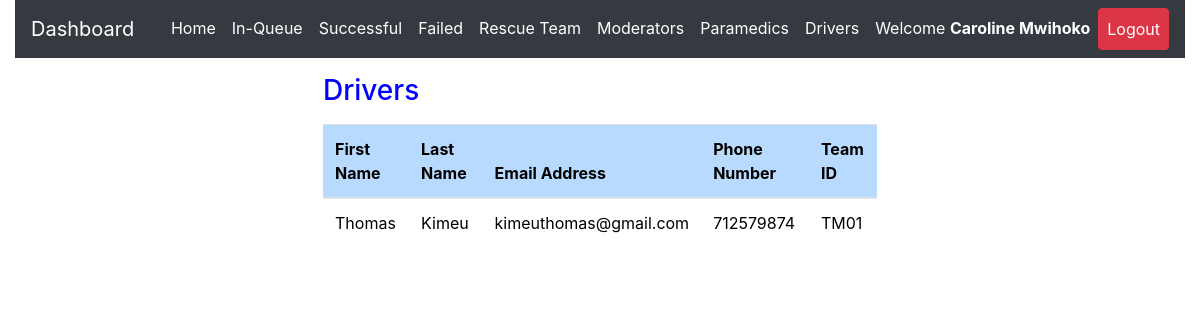
The app's page /admin/drivers.php (signed in), older data.
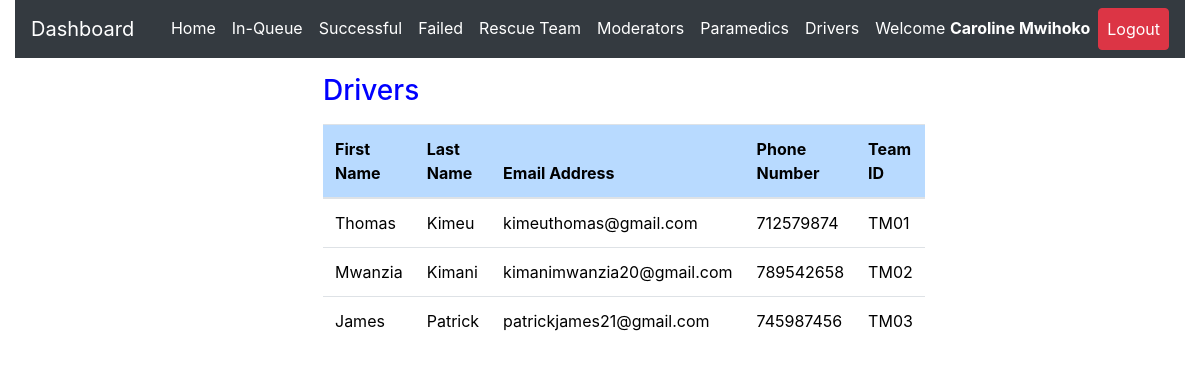
The same page, newer data.
### tables this page shows
CREATE TABLE `rescue_team_members` (
  `id` int(11) NOT NULL,
  `fname` varchar(255) NOT NULL,
  `lname` varchar(255) NOT NULL,
  `email` varchar(50) NOT NULL,
  `phone` int(15) NOT NULL,
  `role_id` varchar(50) NOT NULL,
  `rescue_team_id` varchar(50) NOT NULL,
  `time_of_registration` datetime NOT NULL DEFAULT CURRENT_TIMESTAMP
);

### admin/drivers.php (the view, shortened to what this page needs)
<?php
include 'server.php';
?>
<!DOCTYPE html>
<html lang="en">
<?php include './includes/header.php'; ?>
  <body>
    <?php include './includes/navbar.php'; ?>
<div class="row m-3">
  <div class="col-md-3"></div>
  <div class="col-md-6">
<div class="table-responsive-lg">
  <table class="table mt-3" style='color:black; font-weight:normal'>
      <thead>
       <h3 style='color:blue'>Drivers</h3>
          <tr >
            <th scope="col" class="table-primary">First Name</th>
            <th scope="col" class="table-primary">Last Name</th>
            <th scope="col" class="table-primary">Email Address</th>
            <th scope="col" class="table-primary">Phone Number</th>
            <th scope="col" class="table-primary">Team ID</th>
          </tr>
        </thead>
        <tbody>
  <?php
  if($_SESSION['admin_id']){
      $data_fetch_query = "SELECT * FROM `rescue_team_members` WHERE role_id='MSU/001A/022'";
      $data_result = mysqli_query($db, $data_fetch_query);
      if ($data_result->num_rows > 0){
          while($row = $data_result->fetch_assoc()) {
      echo "<tr> <td>" .$row["fname"].  "</td>";
      echo "<td>" .$row["lname"]."</td>";
      echo "<td>" .$row["email"]."</td>";
      echo "<td>" .$row["phone"]."</td>";
      echo "<td>".$row["rescue_team_id"]."</td> </tr>";
      }
      }else{
      echo "<td>"."No Requests Found"."</td>";
      }
      } else{
          echo "<td>"."No Data Found"."</td>";
      }
?>
        </tbody>
  </table>
</div>
</div>
<div class="col-md-3"></div>
</div>
  </body>
</html>

### admin/includes/header.php (shortened to what this page needs)
<head>
    <link rel="stylesheet" href="https://cdnjs.cloudflare.com/ajax/libs/font-awesome/6.0.0/css/all.min.css" />
    <link rel="stylesheet" href="https://maxcdn.bootstrapcdn.com/bootstrap/4.0.0/css/bootstrap.min.css">
    <link rel="stylesheet" href="./static/css/style.css" />
  </head>

### admin/includes/navbar.php (shortened to what this page needs)
<div class="container-fluid" id="mynav">
  <nav class="navbar navbar-expand-lg navbar-dark bg-dark">
  <a class="navbar-brand" href="./dashboard.php">Dashboard</a>
  <div class="collapse navbar-collapse" id="navbarSupportedContent">
    <ul class="navbar-nav ml-auto">
      <?php
     if($_SESSION['admin_id']){ ?>
    <li class="nav-item">
        <a class="nav-link active" href="dashboard.php">Home</a>
      </li>
     <li class="nav-item">
        <a class="nav-link active" href="inqueue.php">In-Queue</a>
      </li>
      <li class="nav-item">
        <a class="nav-link active" href="successful.php">Successful</a>
      </li>
      <li class="nav-item">
        <a class="nav-link active" href="failed.php">Failed</a>
      </li>
      <li class="nav-item">
        <a class="nav-link active" href="team.php">Rescue Team</a>
      </li>
      <li class="nav-item">
        <a class="nav-link active" href="moderators.php">Moderators</a>
      </li>
      <li class="nav-item">
        <a class="nav-link active" href="paramedics.php">Paramedics</a>
      </li>
      <li class="nav-item">
        <a class="nav-link active" href="drivers.php">Drivers</a>
      </li>
      <li class="nav-item active">
      <a class="nav-link" href="javascript:void(0)">
      <?php echo "Welcome ". "<strong style='color:white;'>".$_SESSION['admin_firstname']." ".$_SESSION['admin_lastname'];  ?> </a>
      </li>
      <li class="nav-item active">
        <a class="nav-link btn btn-danger" href="logout.php">Logout </a>
      </li>
         <?php
  }
 ?>
    </ul>
  </div>
</nav>
</div>

Row changes from the older to the newer data that the page shows:
added rescue_team_members: fname "Mwanzia", lname "Kimani", email "kimanimwanzia20@gmail.com", phone "789542658", rescue_team "TM02"
added rescue_team_members: fname "James", lname "Patrick", email "patrickjames21@gmail.com", phone "745987456", rescue_team "TM03"
